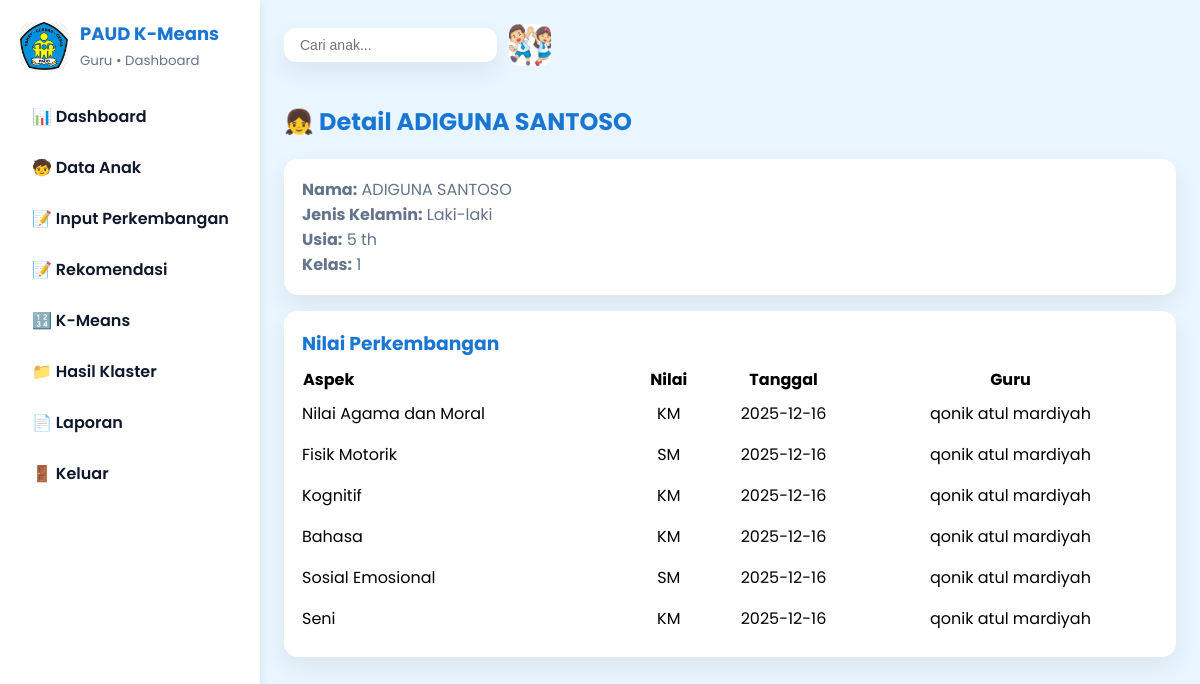
/detailanak.php?id=13, run on the app's committed database.
### tables this page shows
CREATE TABLE `anak` (
  `id_anak` int(11) NOT NULL,
  `nama_anak` varchar(100) DEFAULT NULL,
  `jenis_kelamin` enum('L','P') DEFAULT NULL,
  `usia` int(11) DEFAULT NULL,
  `kelas` varchar(10) DEFAULT NULL,
  `created_at` timestamp NOT NULL DEFAULT current_timestamp()
);

CREATE TABLE `nilai_perkembangan` (
  `id_nilai` int(11) NOT NULL,
  `id_anak` int(11) DEFAULT NULL,
  `id_aspek` int(11) DEFAULT NULL,
  `nilai` enum('BM','KM','SM','K') NOT NULL,
  `nilai_angka` int(11) DEFAULT NULL,
  `tgl_input` date DEFAULT NULL,
  `id_guru` int(11) DEFAULT NULL
);

CREATE TABLE `aspek_perkembangan` (
  `id_aspek` int(11) NOT NULL,
  `nama_aspek` varchar(100) DEFAULT NULL
);

CREATE TABLE `guru` (
  `id_guru` int(11) NOT NULL,
  `nama_guru` varchar(100) DEFAULT NULL,
  `username` varchar(50) DEFAULT NULL,
  `password` varchar(255) DEFAULT NULL,
  `created_at` timestamp NOT NULL DEFAULT current_timestamp()
);

### detailanak.php (the view, shortened to what this page needs)
<?php
include "config.php";
$id = isset($_GET['id']) ? (int)$_GET['id'] : 0;
$qAnak = mysqli_query($conn, "SELECT * FROM anak WHERE id_anak = $id");
$anak = mysqli_fetch_assoc($qAnak);
?>
<!doctype html>
<html lang="id">
<head>
</head>
<body>
<div class="app">
  <?php include "sidebar.php"; ?>
  <div class="main">
    <div class="topbar">
      <?php include "topbar.php"; ?>
    </div>
    <h2 style="color:#1976D2">👧 Detail <?= htmlspecialchars($anak['nama_anak']) ?></h2>
    <div class="card">
      <p><strong>Nama:</strong> <?= htmlspecialchars($anak['nama_anak']) ?></p>
      <p><strong>Jenis Kelamin:</strong> <?= $anak['jenis_kelamin'] === 'L' ? 'Laki-laki' : 'Perempuan' ?></p>
      <p><strong>Usia:</strong> <?= htmlspecialchars($anak['usia']) ?> th</p>
      <p><strong>Kelas:</strong> <?= htmlspecialchars($anak['kelas']) ?></p>
    </div>
    <div class="card" style="margin-top:16px;">
      <h3>Nilai Perkembangan</h3>
      <?php
      $qNilai = mysqli_query($conn, "
        SELECT
          ap.nama_aspek,
          np.nilai,
          np.tgl_input,
          g.nama_guru
        FROM nilai_perkembangan np
        LEFT JOIN aspek_perkembangan ap ON ap.id_aspek = np.id_aspek
        LEFT JOIN guru g ON g.id_guru = np.id_guru
        WHERE np.id_anak = $id
        ORDER BY np.tgl_input DESC, ap.id_aspek ASC
      ");
      if (mysqli_num_rows($qNilai) == 0) {
          echo "<p class='muted'>Belum ada penilaian perkembangan.</p>";
      } else {
          echo "<table style='width:100%; border-collapse:collapse;'>";
          echo "<tr>\n            <th style='text-align:left'>Aspek</th>\n            <th>Nilai</th>\n            <th>Tanggal</th>\n            <th>Guru</th>\n          </tr>";
          while ($r = mysqli_fetch_assoc($qNilai)) {
              echo "<tr>";
              echo "<td style='padding:8px 0'>" . htmlspecialchars($r['nama_aspek'] ?? '-') . "</td>";
              echo "<td style='text-align:center'>" . htmlspecialchars($r['nilai']) . "</td>";
              echo "<td style='text-align:center'>" . htmlspecialchars($r['tgl_input']) . "</td>";
              echo "<td style='text-align:center'>" . htmlspecialchars($r['nama_guru'] ?? '-') . "</td>";
              echo "</tr>";
          }
          echo "</table>";
      }
      ?>
    </div>
  </div>
</div>
</body>
</html>

### data on the page
anak: nama_anak "ADIGUNA SANTOSO", usia "5", kelas "1"
nilai_perkembangan: id_aspek.nama_aspek "Nilai Agama dan Moral", nilai "KM", tgl_input "2025-12-16", id_guru.nama_guru "qonik atul mardiyah"
nilai_perkembangan: id_aspek.nama_aspek "Fisik Motorik", nilai "SM", tgl_input "2025-12-16", id_guru.nama_guru "qonik atul mardiyah"
nilai_perkembangan: id_aspek.nama_aspek "Kognitif", nilai "KM", tgl_input "2025-12-16", id_guru.nama_guru "qonik atul mardiyah"
nilai_perkembangan: id_aspek.nama_aspek "Bahasa", nilai "KM", tgl_input "2025-12-16", id_guru.nama_guru "qonik atul mardiyah"
nilai_perkembangan: id_aspek.nama_aspek "Sosial Emosional", nilai "SM", tgl_input "2025-12-16", id_guru.nama_guru "qonik atul mardiyah"
nilai_perkembangan: id_aspek.nama_aspek "Seni", nilai "KM", tgl_input "2025-12-16", id_guru.nama_guru "qonik atul mardiyah"
